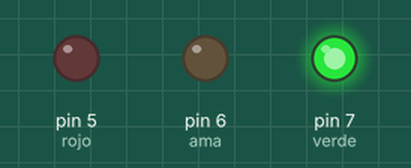
Bench run of a sketch on a simulated Arduino Uno, built with avr-gcc and run on an emulated ATmega328P. On the bench: output pins drawn as LEDs (lit = HIGH).

Above: at 2.0 s.
At 4.2 s:
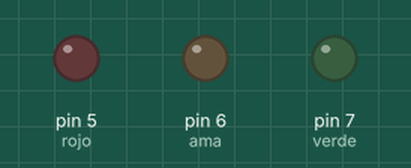
At 7.0 s:
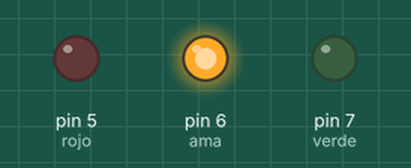
At 9.5 s:
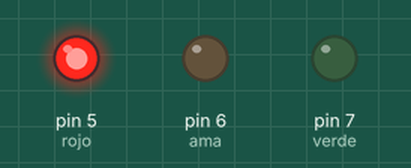
Timing chart, 0 to 14.3 s (numbered marks = the images above):
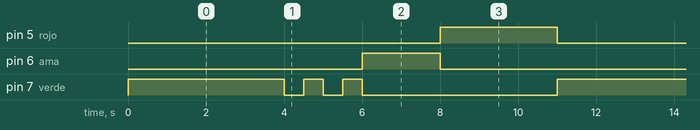

The sketch:

Semaforo.ino
```cpp
/*
 * SEMAFORO, para ver las salidas digitales y un led
 * el cual se le puede controlar la intensidad con un potenciometro
 */

//creacion de variables para los semaforos de tipo int
int rojo = 5;
int ama = 6;
int verde = 7;


void setup() {
  // put your setup code here, to run once:
  //haciendo que los pines esten en modo salida
  pinMode(rojo, OUTPUT);
  pinMode(ama, OUTPUT);
  pinMode(verde, OUTPUT);
}

void loop() {
  // put your main code here, to run repeatedly:
  digitalWrite(verde, HIGH); //Encender el led verde
  delay(4000); //Encendido por 4 segundos
  //PRIMER PARPADEO
  digitalWrite(verde,LOW); //Apagar el verde
  delay(500); //Apagado por medio segundo
  digitalWrite(verde, HIGH); //Volver a encender el led verde
  delay(500); //Apagado por medio segundo
  //SEGUNDO PARPADEO
  digitalWrite(verde,LOW);
  delay(500);
  digitalWrite(verde, HIGH); //Volver a encender el led verde
  delay(500);
  digitalWrite(verde,LOW);

  //ENCENDIENDO LED AMARILLO
  digitalWrite(ama,HIGH); //Encender led amarillo
  delay(2000); //Encendido por 2 segundos
  digitalWrite(ama,LOW); //Apagado el amarillo

  //ENCENDIENDO LED ROJO
  digitalWrite(rojo,HIGH); //Encender led rojo
  delay(3000); //Encendido por 3 segundos
  digitalWrite(rojo,LOW); //Apagar led rojo
}
```

Measured:
- by itself, pin 5 (rojo): alternates HIGH for 3.0 s and LOW for 8.0 s
- by itself, pin 6 (ama): alternates HIGH for 2.0 s and LOW for 9.0 s
- by itself, pin 7 (verde): repeats every 11.0 s: 2 × (LOW 0.50 s, HIGH 0.50 s), LOW 5.0 s, HIGH 4.0 s
